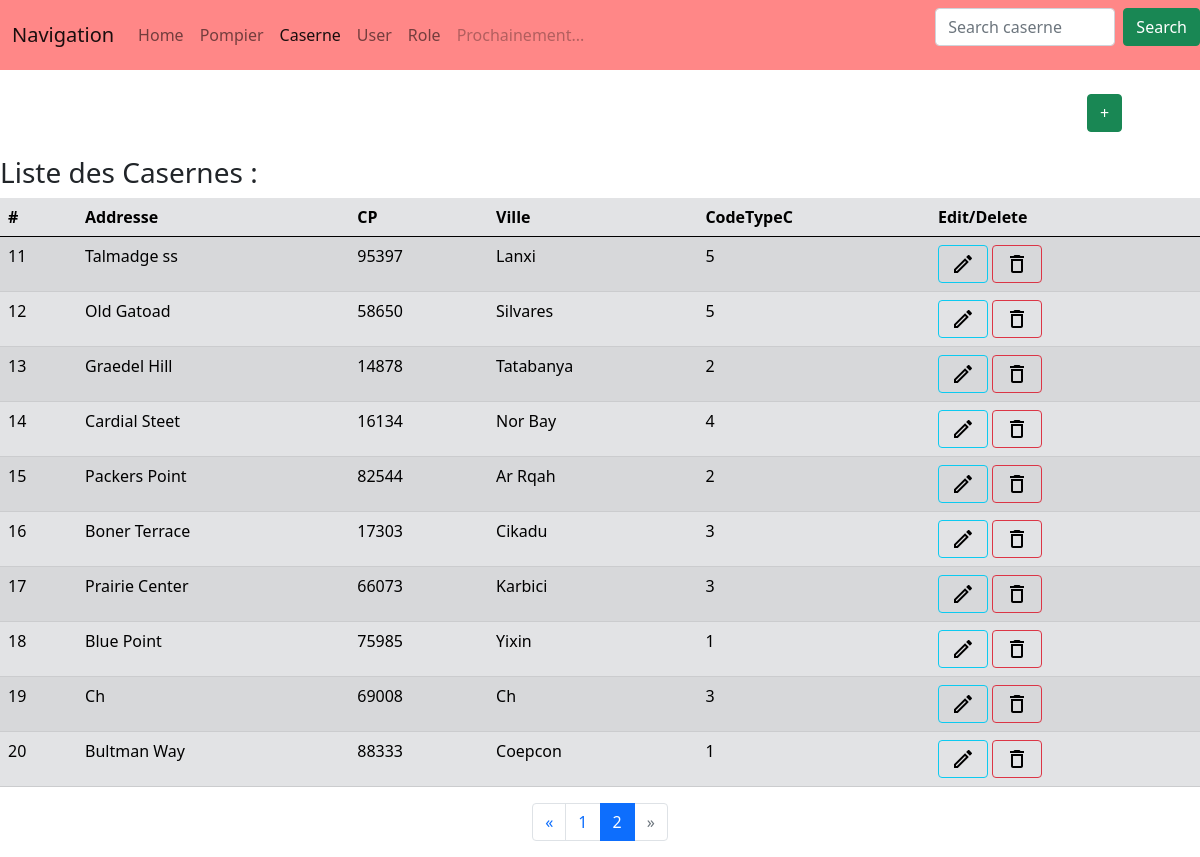
/caserne/affiche?page=2, run on the app's committed database.
### tables this page shows
CREATE TABLE `casernes` (
  `NumCaserne` int(11) NOT NULL,
  `Adresse` varchar(15) DEFAULT NULL,
  `CP` varchar(5) DEFAULT NULL,
  `Ville` varchar(10) DEFAULT NULL,
  `CodeTypeC` int(11) DEFAULT NULL,
  PRIMARY KEY (`NumCaserne`),
  KEY `FK_typeC` (`CodeTypeC`),
  CONSTRAINT `FK_typeC` FOREIGN KEY (`CodeTypeC`) REFERENCES `typecasernes` (`CodeTypeC`)
);

### app/utils/Renderer.php (called while the page is built, shortened)
<?php
class Renderer
{
    public static function render($file,array $data=null) : string
    {
        $path='../app/view/'.$file;
        include $path;
        $content = ob_get_contents();
        return $content;
    }
}
?>

### app/models/DAOCaserne.php (called while the page is built, shortened)
<?php
class DAOCaserne{
    private PDO $cnx;
    public function __construct($conn){
        $this->cnx = $conn;
    }
    public function findAll($offset=0,$limit=10) : Array{
        $SQL = 'SELECT NumCaserne ,Adresse ,CP ,Ville ,CodeTypeC FROM casernes LIMIT :lim OFFSET :offs;';
        $cnx=$this->cnx;
        $preparedStatement=$cnx->prepare($SQL);
        $preparedStatement->bindValue(':offs', $offset, PDO::PARAM_INT);
        $preparedStatement->bindValue(':lim', $limit, PDO::PARAM_INT);
        $preparedStatement->execute();
        $DesCaserne=array();
        while($row = $preparedStatement->fetch(\PDO::FETCH_ASSOC)){
            $DesCaserne[] = new Caserne($row['NumCaserne'],$row['Adresse'],$row['CP'],$row['Ville'],$row['CodeTypeC']);
        }
        return $DesCaserne;
    }
    public function count() : int {
        $sql = 'SELECT COUNT(*) as nbCaserne from casernes;';
        $statement = $this->cnx->query($sql);
        $nbCaserne = $statement->fetch(\PDO::FETCH_ASSOC);
        $nbCaserne = $nbCaserne['nbCaserne'];
        return $nbCaserne;
    }
}
?>

### autoloader.php (called while the page is built, shortened)
<?php
class InitContext {
    public static $USECLASSEXTENSION = 0;
    public static $NOUSECLASSEXTENSION = 1;
    private $directoriesList = array(
        "./",
        "classes/",
        "vendor/",
    );
    private $classNameType;
    function __construct($type=1) {
        $this->classNameType = $type;
    }
    function autoloader($class): bool {
        foreach ($this->directoriesList as $path) {
            if ($this->classNameType == self::$USECLASSEXTENSION) {
                $filename = __DIR__ . "/" . $path . str_replace('\\', '/', $class) . ".class.php";
            } elseif ($this->classNameType == self::$NOUSECLASSEXTENSION) {
                $filename = __DIR__ . "/" . $path . str_replace('\\', '/', $class) . ".php";
            }
            if (file_exists($filename) && is_readable($filename)) {
                if (class_exists($class)) {
                    return TRUE;
                }
            }
        }
        return false;
    }
}
?>

### app/models/Caserne.php (called while the page is built, shortened)
<?php
class Caserne{
   private int $NumCaserne;
   private $Adresse;
   private $CP;
   private $Ville;
   private $CodeTypeC;
   public function __construct($NumCaserne,$Adresse="",$CP="",$Ville="",$CodeTypeC)
   {
    $this->NumCaserne = $NumCaserne;
    $this->Adresse = $Adresse;
    $this->CP = $CP;
    $this->Ville = $Ville;
    $this->CodeTypeC = $CodeTypeC;
   }
    public function getNumCaserne(){
        return $this->NumCaserne;
    }
    public function getAdresse(){
        return $this->Adresse;
    }
    public function getCP(){
        return $this->CP;
    }
    public function getVille(){
        return $this->Ville;
    }
    public function getCodeTypeC(){
        return $this->CodeTypeC;
    }
}
?>

### app/view/view_caserne.php (the view, shortened to what this page needs)
<html>
<?php include "Head.php" ;?>
  <body>
    <?php $ActivePageName="caserne"; include "view_NavBarre.php"; ?>
    <br>
    <div class="container">
      <div class="row justify-content-end">
          <div class="col-1">
              <span data-bs-toggle="tooltip" data-bs-placement="top" title="Ajout de Caserne">
                  <button type="button" class="btn btn-success" data-bs-toggle="modal" data-bs-target="#createCaserneModal">+</button>
              </span>
          </div>
      </div>
    </div>
    <br>
    <div><h3>Liste des Casernes :</h3></div>
    <?php
    if (isset($_GET["page"])){
      $NumPage=$_GET["page"];
    }else{
      $NumPage=1;
    }
    if (isset($_GET["search"])){
      $NumLikes="&search=".intval($_GET["search"]);
    }else{
      $NumLikes="";
    }
    ?>
    <table id="tableCaserne" class="table table-striped table-hover table-Secondary .table-responsive" >
      <thead>
        <tr>
          <th data-bs-toggle="tooltip" data-bs-placement="top" title="NumCaserne Int(11)">#</th>
          <th data-bs-toggle="tooltip" data-bs-placement="top" title="Varchar(15)">Addresse</th>
          <th data-bs-toggle="tooltip" data-bs-placement="top" title="Varchar(5)">CP</th>
          <th data-bs-toggle="tooltip" data-bs-placement="top" title="Varchar(10)">Ville</th>
          <th data-bs-toggle="tooltip" data-bs-placement="top" title="Int(11)">CodeTypeC</th>
          <th>Edit/Delete</th>
        </tr>
      </thead>
      <tbody>
      <?php
      foreach ($LstCaserne as $Caserne){
  ?>
  <tr>
    <td><?php $id = $Caserne->getNumCaserne();echo $id;?></td>
    <td id="<?php echo $id.":Adresse"; ?>"><?php echo $Caserne->getAdresse(); ?></td>
    <td id="<?php echo $id.":CP"; ?>"><?php echo $Caserne->getCP(); ?></td>
    <td id="<?php echo $id.":Ville"; ?>"><?php echo $Caserne->getVille(); ?></td>
    <td id="<?php echo $id.":CodeTypeC"; ?>"><?php echo $Caserne->getCodeTypeC(); ?></std>
    <td><button id="<?php echo $id.":edit"; ?>" onclick="Edit(<?php echo $id; ?>)" type="button" class="btn btn-outline-info" data-bs-toggle="modal" data-bs-target="#editCaserneModal"><img class="fit-picture" src="/img/edit_black_24dp.svg" alt="edit"></button>
      <button id="<?php echo $id.":del"; ?>" onclick="ConfirmDelete(<?php echo $id; ?>)" type="button" class="btn btn-outline-danger" data-bs-toggle="modal" data-bs-target="#confirmDeleteCaserneModal"><img class="fit-picture" src="/img/delete_black_24dp.svg" alt="delete"></button></td>
  </tr>
  <?php
}
  ?>
  </tbody>
        </table>
<?php
function round_up($number, $precision = 1)
{
    $fig = (int) str_pad('1', $precision, '0');
    return (ceil($number * $fig) / $fig);
}
$nbPage=round_up($CountCaserne/10);
$index=1;
$classPreview="";
$classNext="";
if(strval($NumPage)==strval($nbPage)){
  $classNext="disabled";
}
?>
<footer>
  <nav aria-label="Page navigation">
    <ul class="pagination justify-content-center">
      <li class="page-item <?php echo $classPreview;?>">
        <a class="page-link" href="?page=<?php echo $NumPage-1,$NumLikes;?>" aria-label="Previous">
          <span aria-hidden="true">&laquo;</span>
        </a>
      </li>
      <?php
      while($index<=$nbPage){
        $isactive="";
        if ($index == $NumPage){
          $isactive="active";
        }
        ?>
        <li class="page-item <?php echo $isactive ?>"><a class="page-link" href="?page=<?php echo $index,$NumLikes;?>"><?php echo $index;?></a></li>
        <?php
        $index+=1;
      }
      ?>
      <li class="page-item <?php echo $classNext ?>">
        <a class="page-link" href="?page=<?php echo $NumPage+1,$NumLikes;?>" aria-label="Next">
        <span aria-hidden="true">&raquo;</span>
        </a>
      </li>
  </ul>
</nav>
</footer>
    </body>
</html>

### data on the page
casernes: NumCaserne "11", Adresse "Talmadge ss", CP "95397", Ville "Lanxi", CodeTypeC "5"
casernes: NumCaserne "12", Adresse "Old Gatoad", CP "58650", Ville "Silvares", CodeTypeC "5"
casernes: NumCaserne "13", Adresse "Graedel Hill", CP "14878", Ville "Tatabanya", CodeTypeC "2"
casernes: NumCaserne "14", Adresse "Cardial Steet", CP "16134", Ville "Nor Bay", CodeTypeC "4"
casernes: NumCaserne "15", Adresse "Packers Point", CP "82544", Ville "Ar Rqah", CodeTypeC "2"
casernes: NumCaserne "16", Adresse "Boner Terrace", CP "17303", Ville "Cikadu", CodeTypeC "3"
casernes: NumCaserne "17", Adresse "Prairie Center", CP "66073", Ville "Karbici", CodeTypeC "3"
casernes: NumCaserne "18", Adresse "Blue Point", CP "75985", Ville "Yixin", CodeTypeC "1"
casernes: NumCaserne "19", Adresse "Ch", CP "69008", Ville "Ch", CodeTypeC "3"
casernes: NumCaserne "20", Adresse "Bultman Way", CP "88333", Ville "Coepcon", CodeTypeC "1"
